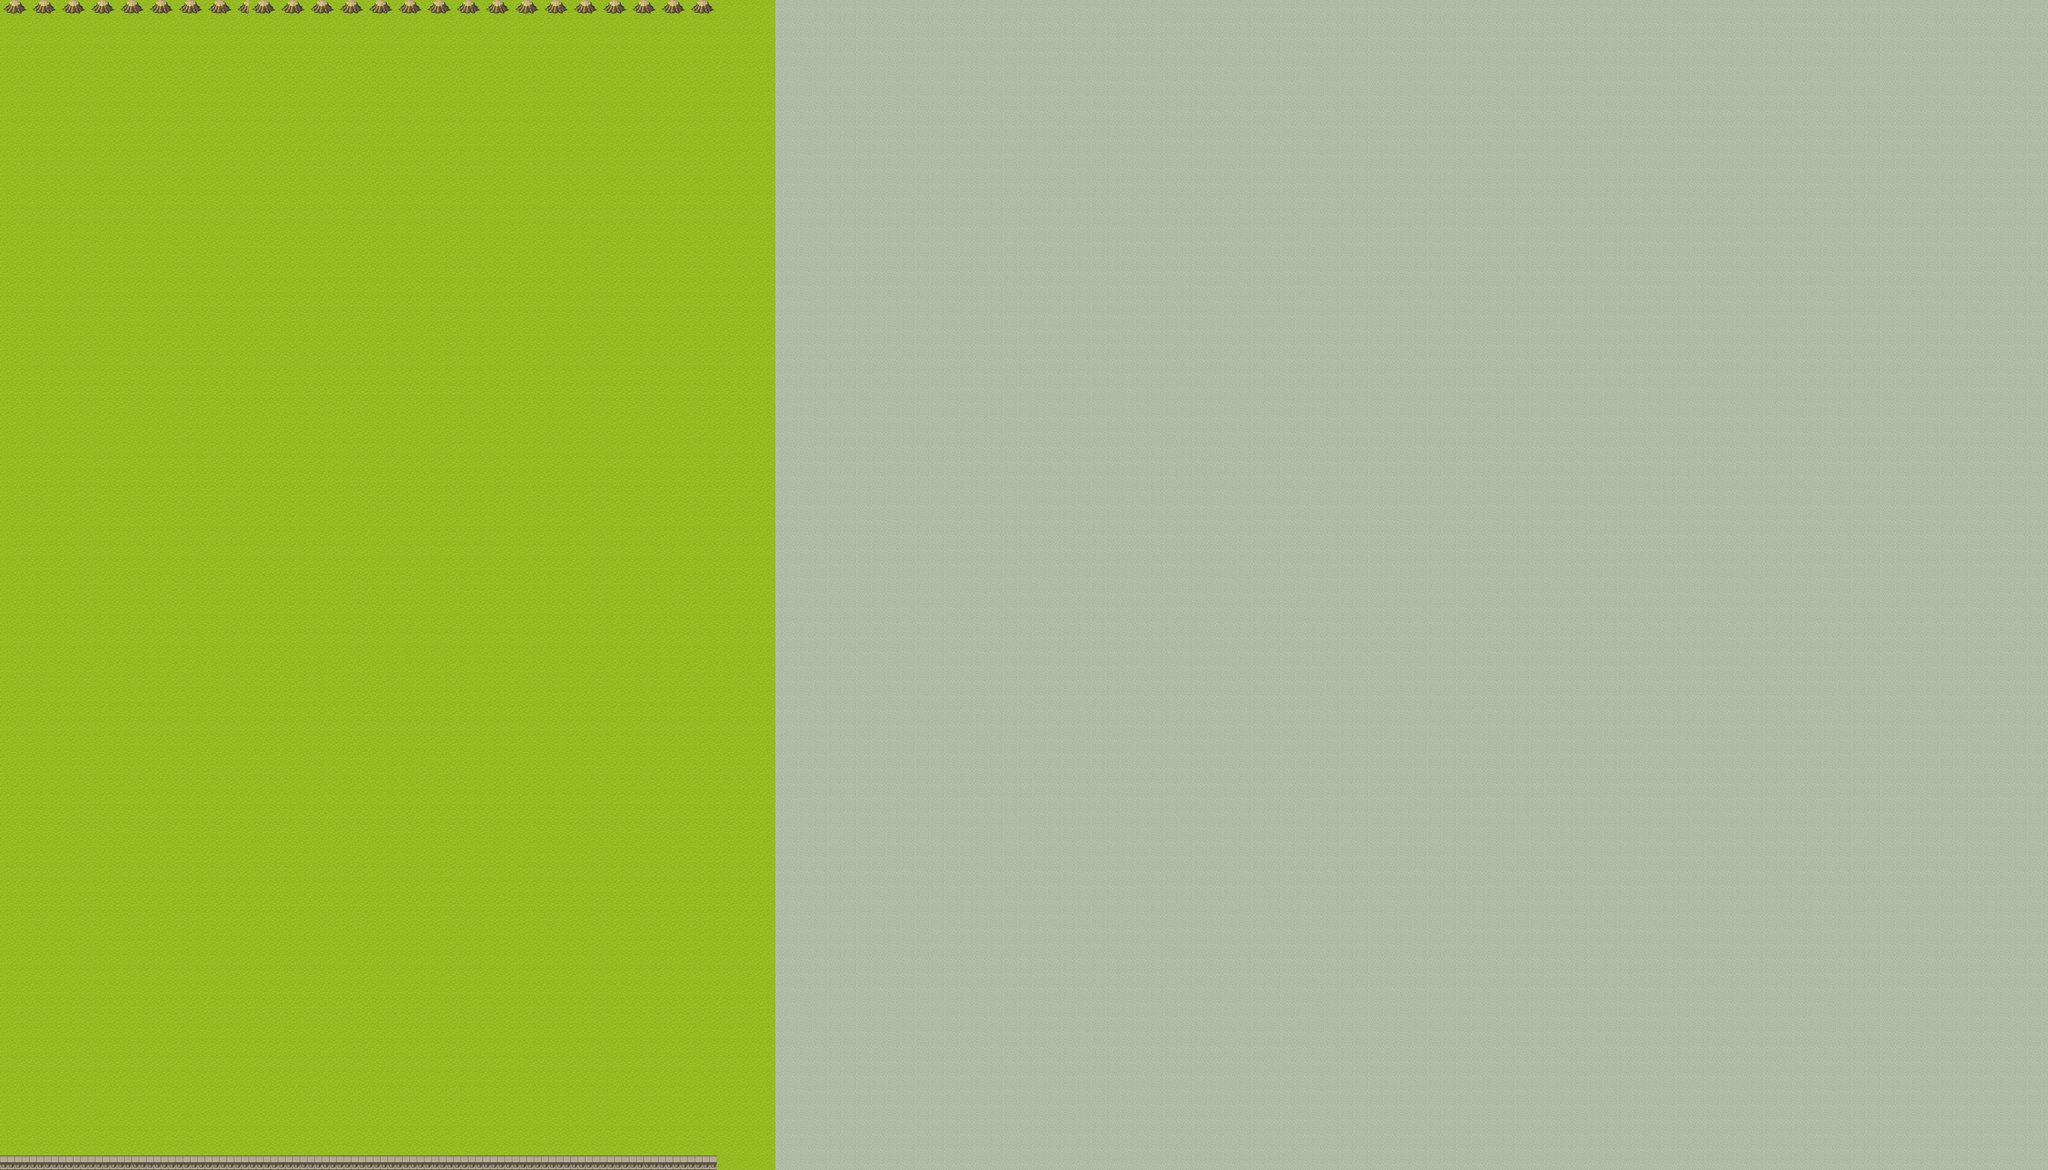

The image is a tile-based game level rendered from a .tmx file. Its description and source (layers, tilesets, objects; grid data summarised) follow:
An orthogonal 140x80 tile map with 32x32 px tiles, 2 tile layers (suelo, pared), 5 tilesets.

<map version="1.8" tiledversion="1.8.3" orientation="orthogonal" renderorder="right-down" width="140" height="80" tilewidth="32" tileheight="32" infinite="0" nextlayerid="3" nextobjectid="1">
 <tileset firstgid="1" name="grass1" tilewidth="32" tileheight="32" tilecount="5" columns="1">
  <image source="../../map_sprites/grass1.png" trans="ff00ff" width="32" height="160" />
 </tileset>
 <tileset firstgid="6" name="peasant_house" tilewidth="32" tileheight="32" tilecount="99" columns="11">
  <image source="../../map_sprites/peasant_house.png" trans="ff00ff" width="352" height="288" />
 </tileset>
 <tileset firstgid="105" name="flower" tilewidth="32" tileheight="32" tilecount="5" columns="1">
  <image source="../../map_sprites/flower.png" trans="ff00ff" width="32" height="160" />
 </tileset>
 <tileset firstgid="110" name="various" tilewidth="32" tileheight="32" tilecount="768" columns="12">
  <image source="../../map_sprites/various.png" trans="ff00ff" width="384" height="2048" />
 </tileset>
 <tileset firstgid="878" name="stone" tilewidth="32" tileheight="32" tilecount="5" columns="1">
  <image source="../../map_sprites/stone.png" trans="ff00ff" width="32" height="160" />
 </tileset>
 <layer id="1" name="suelo" width="140" height="80">
  <data>[11200 cells, 11200 non-empty, 2 distinct tile ids]</data>
 </layer>
 <layer id="2" name="pared" width="140" height="80">
  <data>[11200 cells, 98 non-empty, 3 distinct tile ids]</data>
 </layer>
</map>
